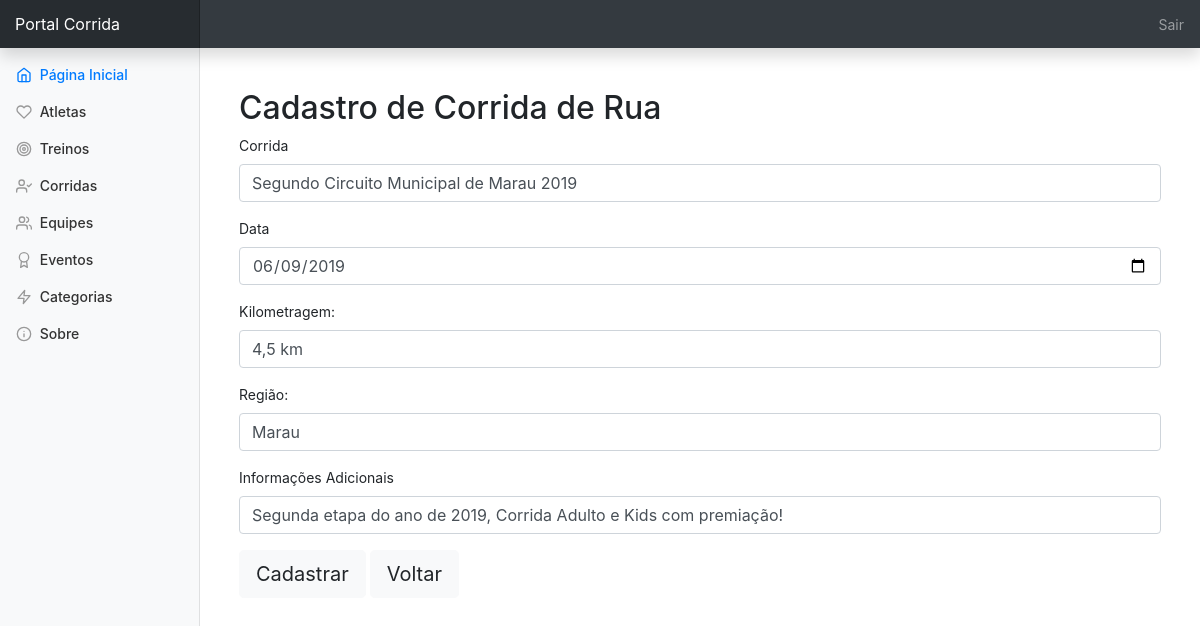
The app's page /corrida/crud_corrida.php?acao=buscar&id=4 (signed in) with its own data.
### tables this page shows
CREATE TABLE `corrida` (
  `id` int(11) NOT NULL,
  `nome_corrida` varchar(255) NOT NULL,
  `data` date NOT NULL,
  `kilometragem` varchar(255) NOT NULL,
  `regiao` varchar(255) NOT NULL,
  `info_adicionais` varchar(255) NOT NULL
);

### corrida/form_corrida.php (the view)
<div class="container">
  <?php
  if(isset($registro)){
    $acao = "crud_corrida.php?acao=atualizar&id="
    .$registro['id'];
  }else{
    $acao = "crud_corrida.php?acao=cadastrar";
  }
  ?>
  <h2>Cadastro de Corrida de Rua</h2>
  <form class="" action="<?= $acao; ?>" method="post">
    <div class="form-group">
      <label>Corrida</label>
      <input class="form-control" type="text" name="nome_corrida"
      value="<?php if(isset($registro)) echo $registro['nome_corrida'];?>" required autofocus>
    </div>
    <div class="form-group">
      <label for="data">Data</label>
      <input id="data" class="form-control" type="date" name="data"
      value="<?php if(isset($registro)) echo $registro['data'];?>">
    </div>
    <div class="form-group">
      <label for="">Kilometragem:</label>
      <input class="form-control" type="text" name="kilometragem"
      value="<?php if(isset($registro))
      echo $registro['kilometragem'];?>" required>
    </div>
    <div class="form-group">
      <label for="">Região:</label>
      <input class="form-control" type="text" name="regiao"
      value="<?php if(isset($registro))
      echo $registro['regiao'];?>" required>
    </div>
    <div class="form-group">
      <label for="">Informações Adicionais</label>
      <input class="form-control" type="text" name="info_adicionais"
      value="<?php if(isset($registro))
      echo $registro['info_adicionais'];?>" required>
    </div>
    <button class="btn btn-light btn-lg"> Cadastrar</button>
    <a class="btn btn-light btn-lg" href="<?= BASE_URL . 'corrida/crud_corrida.php?acao=listar';?>">Voltar</a>
  </form>
</div>

### dashboard.css (style rules this page uses)
body { font-size: .875rem; }
.container { padding-top: 20px; }

### records on screen
corrida: nome_corrida "Segundo Circuito Municipal de Marau 2019", data "06/09/2019", kilometragem "4,5 km", regiao "Marau", info_adicionais "Segunda etapa do ano de 2019, Corrida Adulto e Kids com premiação!"
